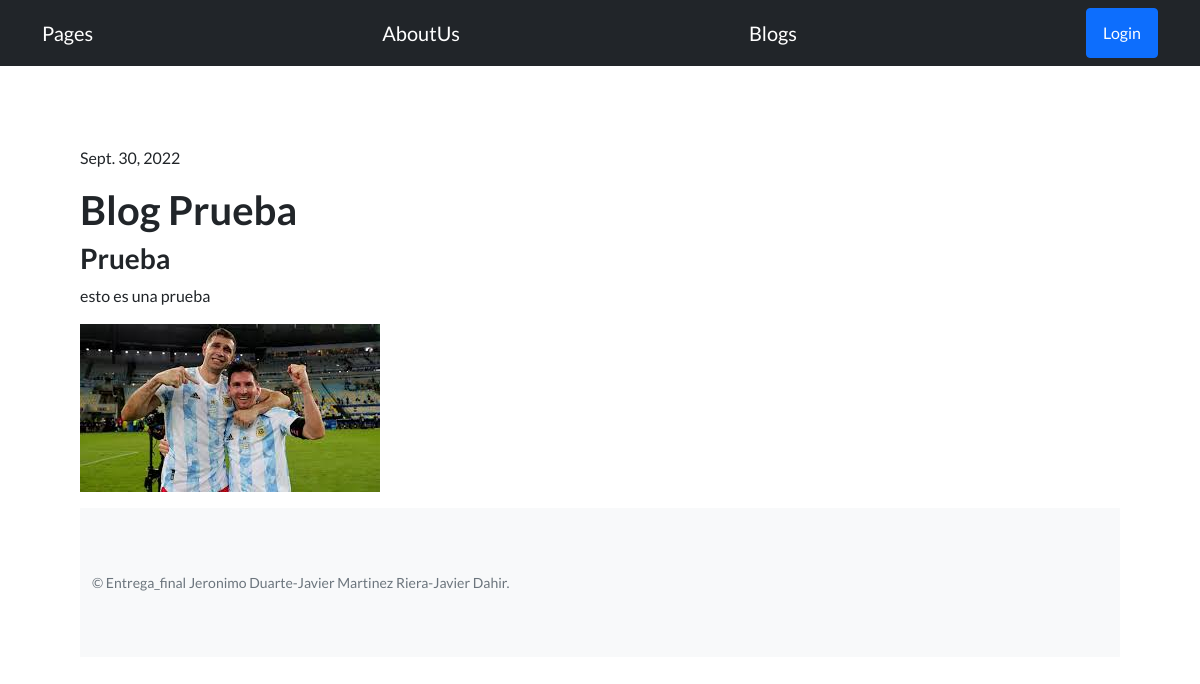
Page /detalle-blog/4/ on the committed database.
### CoderBlog/models.py (models this page shows, shortened)
class Blog (models.Model):
    titulo = models.CharField(max_length=128)
    subtitulo = models.CharField(max_length=128)
    cuerpo = models.CharField(max_length=500)  #esto hay que cambiarlo por ckeditor en el ulimo after creo que esta
    autor = models.ForeignKey(User,on_delete=models.CASCADE,null=True) #hay que arreglarlo
    fecha = models.DateField(auto_now_add=True)
    imagen = models.ImageField(upload_to = 'imagenes_blogs', null=True,blank=True)

### CoderBlog/views.py (the view)
# urls.py: path('detalle-blog/<int:pk>/', views.BlogDetail.as_view(), name="detalle_blog"),
class BlogDetail(DetailView):
    model = Blog
    template_name = "CoderBlog/blog_detalle.html"

### CoderBlog/templates/CoderBlog/blog_detalle.html (shortened to what this page needs)
{% extends "CoderBlog/plantilla_base.html"  %}
{%block base %}
<form method="post">
<p>{{object.fecha}}</p>
    <h1>{{object.titulo}}</h1>
    <h3>{{object.subtitulo}}</h3>
    <p>{{object.cuerpo}}</p>
    <img src="{{object.imagen.url}}"/>
{%endblock base%}

### rows in the picture
Blog: fecha "Sept. 30, 2022", titulo "Blog Prueba", subtitulo "Prueba", cuerpo "esto es una prueba", imagen (picture)
